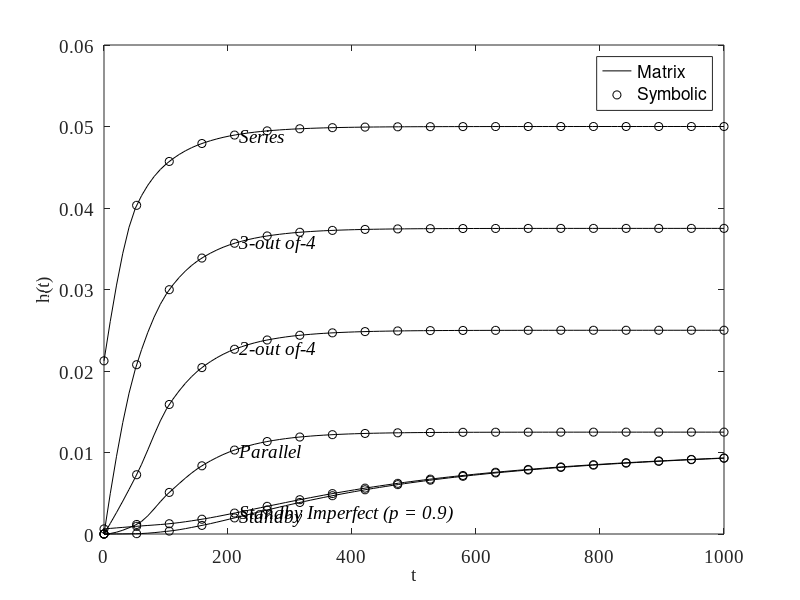

This chart was generated by the following MATLAB code:
clear all
load data_series_matrix.mat
load data_series_symbolic.mat

hsph = full(hsph);
xx = linspace(0,tmax,5*s);
z  = interp1(t',hsph,xx,'pchip');

figure('Name','Hazard Function');
plot(xx,z,'k',t,hssym,'ko');
set(gca,'FontName','Times New Roman','FontSize',14);
xlabel('t','FontSize',14);
ylabel('h(t)','FontSize',14);
text(t(5),hsph(5),'\it Series','FontName','Times New Roman','FontAngle','italic','FontSize',14);
hold on;

%%
clear
load data_parallel_matrix.mat
load data_parallel_symbolic.mat

hsph = full(hsph);
xx = linspace(0,tmax,5*s);
z  = interp1(t',hsph,xx,'pchip');

plot(xx,z,'k',t,hssym,'ko');
text(t(5),hsph(5),'\it Parallel','FontName','Times New Roman','FontAngle','italic','FontSize',14);

%%
clear
load data_2outof4_matrix.mat
load data_2outof4_symbolic.mat

hsph = full(hsph);
xx = linspace(0,tmax,5*s);
z  = interp1(t',hsph,xx,'pchip');

plot(xx,z,'k',t,hssym,'ko');
text(t(5),hsph(5),'\it 2-out of-4','FontName','Times New Roman','FontAngle','italic','FontSize',14);

%%
clear
load data_3outof4_matrix.mat
load data_3outof4_symbolic.mat

hsph = full(hsph);
xx = linspace(0,tmax,5*s);
z  = interp1(t',hsph,xx,'pchip');

plot(xx,z,'k',t,hssym,'ko');
text(t(5),hsph(5),'\it 3-out of-4','FontName','Times New Roman','FontAngle','italic','FontSize',14);

%%
clear
load data_standby_matrix.mat
load data_standby_symbolic.mat

hsph = full(hsph);
xx = linspace(0,tmax,5*s);
z  = interp1(t',hsph,xx,'pchip');

plot(xx,z,'k',t,hssym,'ko');
text(t(5),hsph(5),'\it Standby','FontName','Times New Roman','FontAngle','italic','FontSize',14);

%%
clear
load data_standby_imperfect_matrix.mat
load data_standby_imperfect_symbolic.mat

hsph = full(hsph);
xx = linspace(0,tmax,5*s);
z  = interp1(t',hsph,xx,'pchip');

plot(xx,z,'k',t,hssym,'ko');
text(t(5),hsph(5),'\it Standby Imperfect (p = 0.9)','FontName','Times New Roman','FontAngle','italic','FontSize',14);
hold off;
legend('Matrix','Symbolic');
axis([0 1000 0 0.06]);